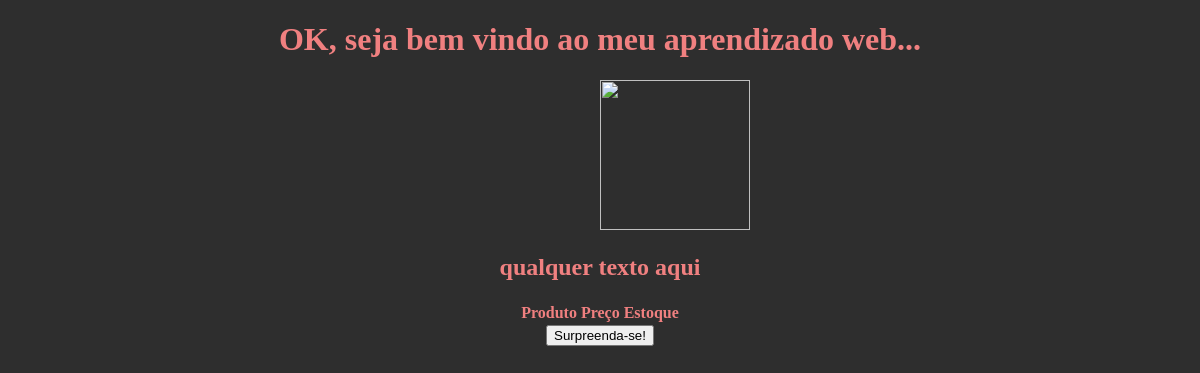
The app's page /, older data.
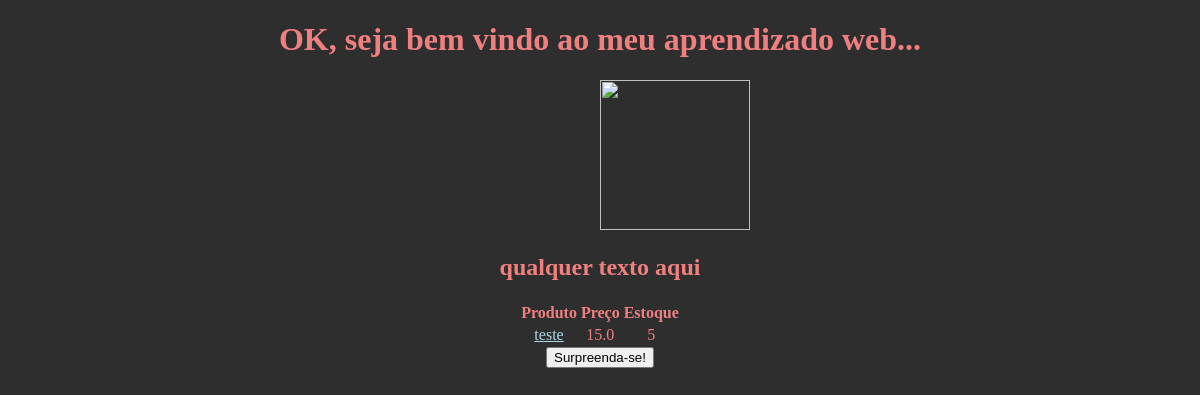
The same page, newer data.
### core/models.py (models this page shows, shortened)
class Produto(models.Model):
    nome = models.CharField("Nome", max_length=100)
    preco = models.FloatField("Preco")
    estoque = models.IntegerField("estoque inteiro apenas")
    descricao = models.TextField("Descrição", blank=True, null=True)

### core/views.py (the view)
# urls.py: path('', index, name='index'),
def index(request):
    produtos = Produto.objects.all
    context = {
        "curso": "qualquer texto aqui",
        "produtos": produtos
    }
    return render(request, "index.html", context)

### core/templates/index.html (shortened to what this page needs)
{% load static %}
<!DOCTYPE html>
<html lang="pt-br">
<head>
    <link rel="stylesheet" href="{% static 'css/styles.css' %}">
</head>
    <body>
        <div style="text-align: center;">
        <h1>OK, seja bem vindo ao meu aprendizado web...</h1>
        <img src="{%static 'images/frontend.png'%}"/>
       <h2>{{curso}}</h2>
        <table align="center">
            <thead>
                <tr>
                    <th>Produto</th>
                    <th>Preço</th>
                    <th>Estoque</th>
                </tr>
            </thead>
            <tbody>
                {% for produto in produtos %}
                <tr align="center">
                    <td> <a href="{% url 'produto' produto.id %}">{{  produto.nome }}</a> </td>
                    <td>{{  produto.preco }}</td>
                    <td>{{  produto.estoque }}</td>
                </tr>
                {% endfor %}
            </tbody>
        </table>
        <button onclick="coisa_legal();">Surpreenda-se!</button>
    </body>
</html>

Row changes from the older to the newer data that the page shows:
added Produto: nome "teste", preco "15.0", estoque "5"
